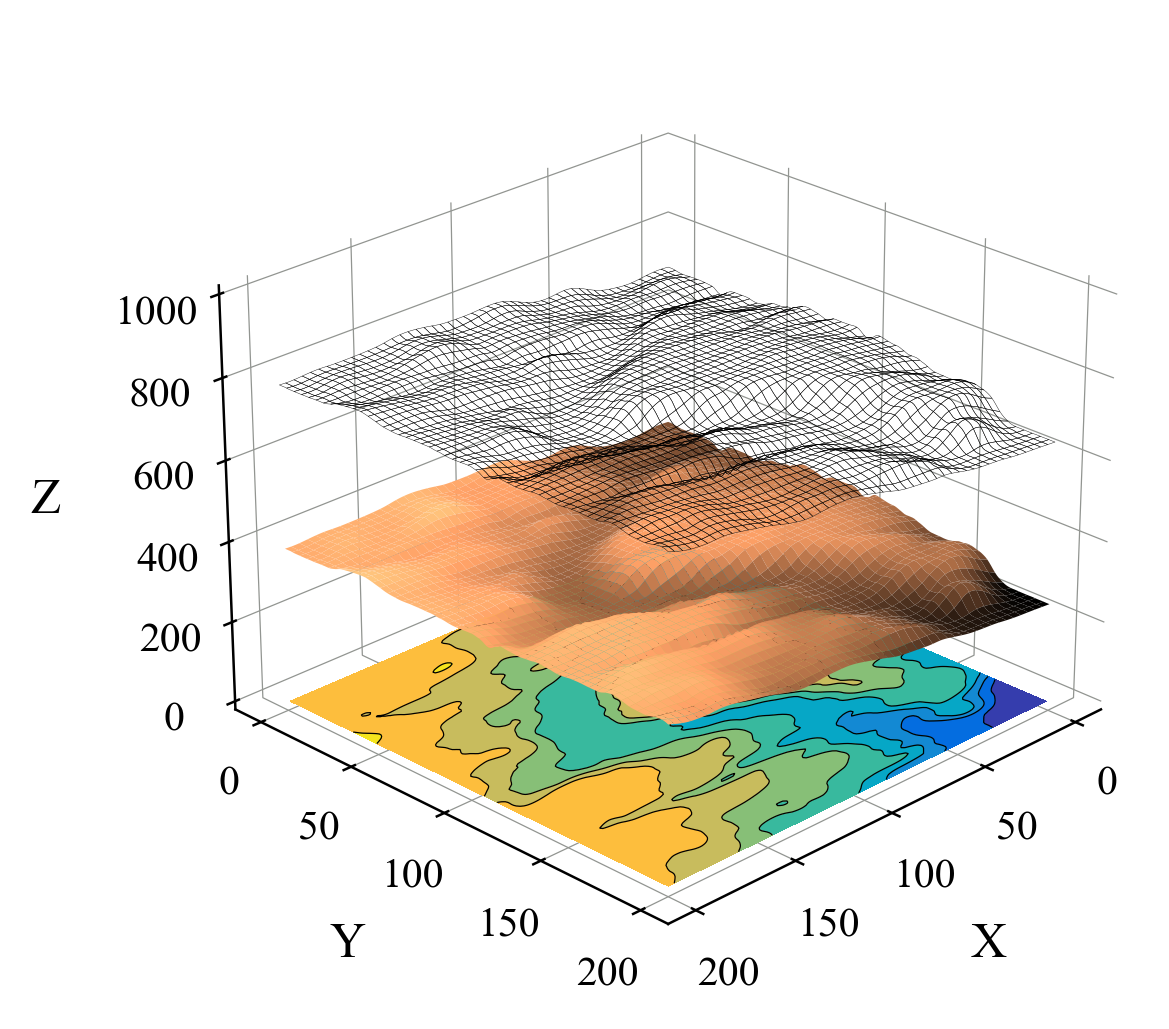

Source code (Python):
"""
编写时间：2022年4月19日 10：30

作者: 宁海涛，代码运行出错或者因包版本更新出错，请关注微信公众号【DataCharm】进行实时获取更新。
"""

"""
此代码为使用Python-Prolot包进行学术风格图表绘制，绘图语法和Matplotlib有所不同，需注意。
"""

import pandas as pd
import numpy as np
import proplot as pplt
import seaborn as sns
from scipy import interpolate
import matplotlib.pyplot as plt
from matplotlib.ticker import FormatStrFormatter
from colormaps import parula

from proplot import rc
rc["axes.labelsize"] = 12
rc['tick.labelsize'] = 10
rc["suptitle.size"] = 15
rc["xtick.major.pad"] =.5
rc["xtick.minor.visible"] = False
rc["ytick.minor.visible"] = False
rc["font.family"] = "Times New Roman"

multile_surdata = pd.read_excel(r"\第5章 多变量图形的绘制\multiple_surface.xlsx",header=None)
x = np.arange(0,len(multile_surdata), 1)
y = np.arange(0,len(multile_surdata), 1)
X, Y = np.meshgrid(x, y)
Z1 = multile_surdata.values
Z1 = Z1-200
Z2 = Z1 +200
Z3 = Z1 + 400
Z4 = Z1 + 600

fig = plt.figure(figsize=(4,3.5),dpi=100,facecolor="w")
ax = fig.add_subplot(projection='3d')
# surface
ax.plot_surface(X, Y, Z1, cmap="copper",edgecolor='none', linewidth=0.1,alpha=1)
ax.contourf(X, Y, Z1, zdir='z', offset=0,cmap=parula)
ax.contour(X, Y, Z2,zdir='z',offset=0,colors="k",linewidths=.3,linestyles="solid",)
ax.plot_surface(X, Y, Z3,edgecolor='k', linewidth=0.1,alpha=0)

ax.set_zlim(bottom=0,top=1000)
# ax.contourf(X, Y, A2, 100, zdir='z', offset=0.5,cmap=cmap)
# ax.contourf(X, Y, A3, 100, zdir='z', offset=1,cmap=cmap)

ax.xaxis._axinfo["color"] =(0.925, 0.125, 0.90, 0.25)
ax.xaxis.pane.set_color("none")
ax.yaxis.pane.set_color("none")
ax.zaxis.pane.set_color("none")
ax.xaxis._axinfo["grid"].update({"linewidth":.3, "color":"gray"})
ax.yaxis._axinfo["grid"].update({"linewidth":.3, "color":"gray"})
ax.zaxis._axinfo["grid"].update({"linewidth":.3, "color":"gray"})
# 设置Z刻度轴位置
#ax.zaxis._axinfo['juggled'] = (1,2,0)
#ax.view_init(25)
ax.view_init(25, 45)
ax.set(xlabel='X', ylabel='Y', zlabel='Z')
fig.tight_layout()

fig.savefig('\第5章 多变量图形的绘制\图5-4-8 3个图层的3D组合图绘制示例.pdf',bbox_inches='tight')
fig.savefig('\第5章 多变量图形的绘制\图5-4-8 3个图层的3D组合图绘制示例.png', 
            bbox_inches='tight',dpi=300)
plt.show()